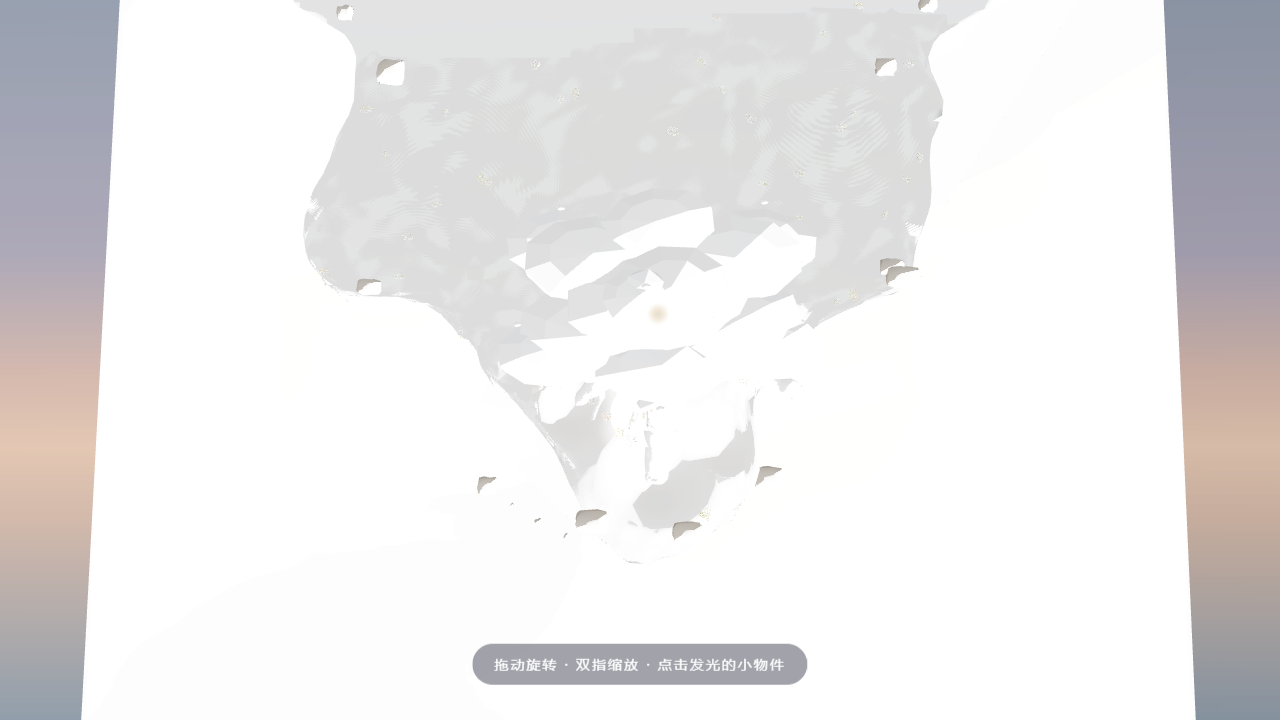
#> input picture ab_base.png, 1280 x 720 px
$ python ascii_view.py ab_base.png
#> lines starting #> are read from the running program, lines starting #| are printed output that depends on the picture
import sys
from PIL import Image

def ascii_art(path, w=100):
#> called with path = 'ab_base.png', w = 100
    im = Image.open(path).convert('RGB')
#> im is the input picture: PIL image 1280x720 RGB; mean R, G, B 234.4, 233.1, 233.6
    # 统计
    px = list(im.resize((64, 36)).getdata())
#> px = 2304 items, first 6: (152, 161, 177), (152, 161, 177), (152, 161, 177), (152, 161, 177), (151, 160, 176), (163, 170, 185)
    n = len(px)
#> n = 2304
    avg = tuple(sum(c[i] for c in px) // n for i in range(3))
#> avg = (234, 232, 233)
    white = sum(1 for c in px if c[0] > 235 and c[1] > 235 and c[2] > 235) / n
#> white = 0.613
    black = sum(1 for c in px if c[0] < 20 and c[1] < 20 and c[2] < 20) / n
#> black = 0
    print(f"{path}: avg_rgb={avg} white%={white*100:.0f} black%={black*100:.0f}")
#| ab_base.png: avg_rgb=(234, 232, 233) white%=61 black%=0
    # ASCII
    h = int(w * im.height / im.width * 0.5)
#> h = 28
    im2 = im.resize((w, h)).convert('L')
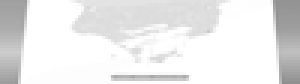
#> im2: PIL image 100x28 L (shown 3 times larger); min 141, max 255, mean 233.4
    chars = " .:-=+*#%@"
    data = list(im2.getdata())
#> data = 2800 values, max 255 at index 10, min 141 at index 2794, mean 233.4
    for y in range(h):
        row = data[y*w:(y+1)*w]
        print(''.join(chars[min(9, v * 10 // 256)] for v in row))
#> this loop made 28 passes

for p in sys.argv[1:]:
    ascii_art(p)
    print()

$ run again, on elim_CliffFlowers.png
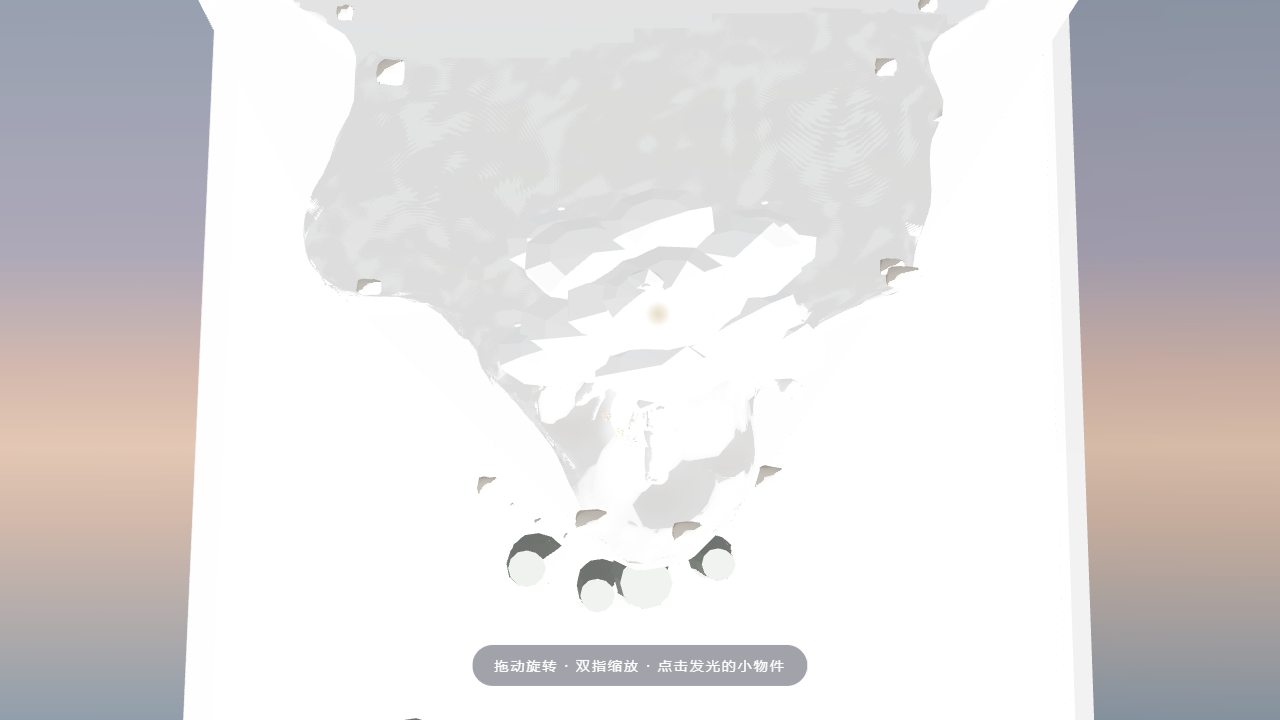
#> input picture elim_CliffFlowers.png, 1280 x 720 px
#> in ascii_art, im is the input picture: PIL image 1280x720 RGB; mean R, G, B 221.8, 219.2, 220.1
#> px = 2304 items, first 6: (152, 161, 177), (152, 161, 177), (152, 161, 177), (152, 161, 177), (152, 161, 177), (152, 161, 177)
#> n = 2304
#> avg = (221, 219, 219)
#> white = 0.448
#> black = 0
#| elim_CliffFlowers.png: avg_rgb=(221, 219, 219) white%=45 black%=0
#> in ascii_art, `im2 = im.resize((w, h)).convert('L')`:
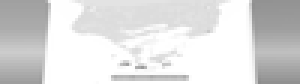
#> im2: PIL image 100x28 L (shown 3 times larger); min 141, max 255, mean 220
#> data = 2800 values, max 255 at index 17, min 141 at index 2786, mean 220
#> the loop in ascii_art, `for y in range(h):` made 28 passes
